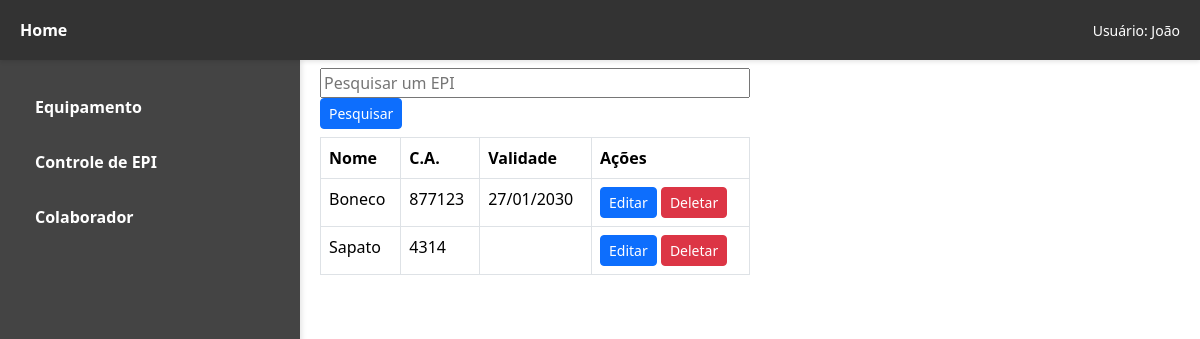
Page /atualizar/ on the earlier database version.
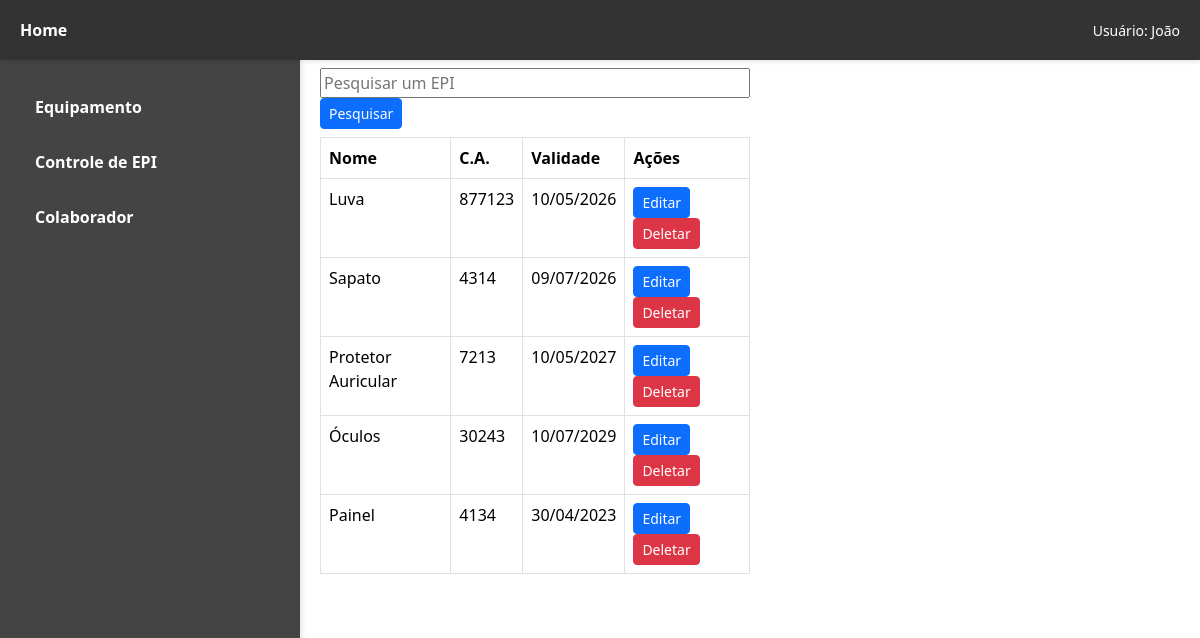
Same page on the later database version.
### epi/models.py (models this page shows, shortened)
class Equipamento(models.Model):
        nome = models.CharField(max_length=100)
        ca = models.IntegerField(max_length=100)
        validade = models.DateField()

### epi/views.py (the view, shortened to what this page needs)
# urls.py: path('atualizar/', views.atualizar_epi, name='atualizar_epi_tela'), #FIXME Ajustar essa linha
def atualizar_epi(request, id=0):
    if id == 0:
        if request.method == 'GET' and request.GET.get('nome_item'):
            nome_item = request.GET.get('nome_item')
            itens = Equipamento.objects.filter(nome__icontains=nome_item)
        else:
            itens = Equipamento.objects.all()
        return render(request, 'epi/globals/atualizar.html', {'itens': itens})

### epi/templates/epi/globals/atualizar.html (shortened to what this page needs)
{% extends "epi/index.html" %}
{% block content %}
<form class="form-group my-2" method="get" style="width: 50%;">
    <input type="text" name="nome_item" placeholder="Pesquisar um EPI" value="{{ request.GET.nome_item }}" style="width: 100%;">
    <button type="submit" class="btn btn-primary btn-sm">Pesquisar</button>
</form>
<div class="table-responsive">
    <table class="table table-bordered" style="width: 50%;">
        <thead>
            <tr>
                <th>Nome</th>
                <th>C.A.</th>
                <th>Validade</th>
                <th>Ações</th>
            </tr>
        </thead>
        <tbody>
            {% for item in itens %}
            <tr>
                <td>{{ item.nome }}</td>
                <td>{{ item.ca }}</td>
                <td>{{ item.validade|date:'d/m/Y' }}</td>
                <td>
                    <a href="{% url 'atualizar_epi' item.id %}" class="btn btn-primary btn-sm">Editar</a>
                    <a href="{% url 'excluir_epi' item.id %}" class="btn btn-danger btn-sm">Deletar</a>
                </td>
            </tr>
            {% endfor %}
        </tbody>
    </table>
</div>
{% endblock content %}

Differences in the rows shown:
changed Equipamento: nome "Boneco" → "Luva"; validade "27/01/2030" → "10/05/2026"
changed Equipamento "Sapato": validade (not shown) → "09/07/2026"
added Equipamento: nome "Protetor Auricular", ca "7213", validade "10/05/2027"
added Equipamento: nome "Óculos", ca "30243", validade "10/07/2029"
added Equipamento: nome "Painel", ca "4134", validade "30/04/2023"
